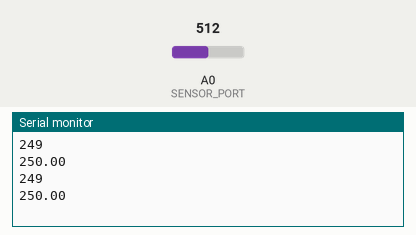
The sketch below on a simulated Arduino Uno, built with avr-gcc and run on an emulated ATmega328P. Parts: the last lines printed to the serial monitor. Inputs (shaded band) come from the test bench; at power-on: A0 (SENSOR_PORT) = 512.

Above: at 1.8 s.
1.9 s: A0 (SENSOR_PORT) set to 716
At 2.8 s:
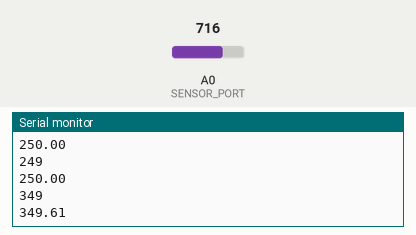
3.4 s: A0 (SENSOR_PORT) set to 900
At 4.5 s:
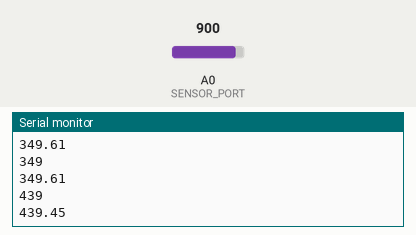
Timing chart, 0 to 6.4 s (numbered marks = the images above; inputs shaded):
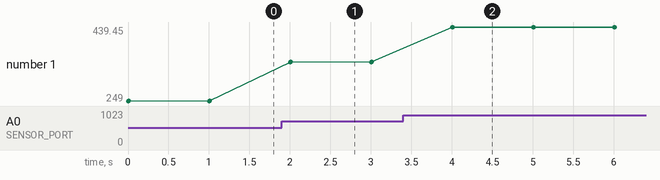

Measured:
- after the input at 1.9 s, the serial monitor: prints a new line after 0.10 s (image 1)
- after the input at 3.4 s, the serial monitor: prints a new line after 0.61 s (image 2)
- plotted number 1: 250 → 349.61 after the input at 1.9 s, 349.61 → 439.45 after the input at 3.4 s

The sketch:

temp.ino
```cpp
const int SENSOR_PORT = A0;  // 温度センサー入力ポート
const int LOOP_DELAY = 1000; // ループ周期(ms)


void setup() {

  Serial.begin(9600);

}

void loop(){

  int sensor_value = analogRead(SENSOR_PORT);

  int temp = map(sensor_value, 0, 205, 0, 100);          // 整数で表示
  float temp_f = (float(5 * sensor_value) / 1024) * 100; // 小数点以下も表示

  Serial.println("");
  Serial.println(temp);
  Serial.println("");
  Serial.println(temp_f);

  delay(LOOP_DELAY);

}
```
